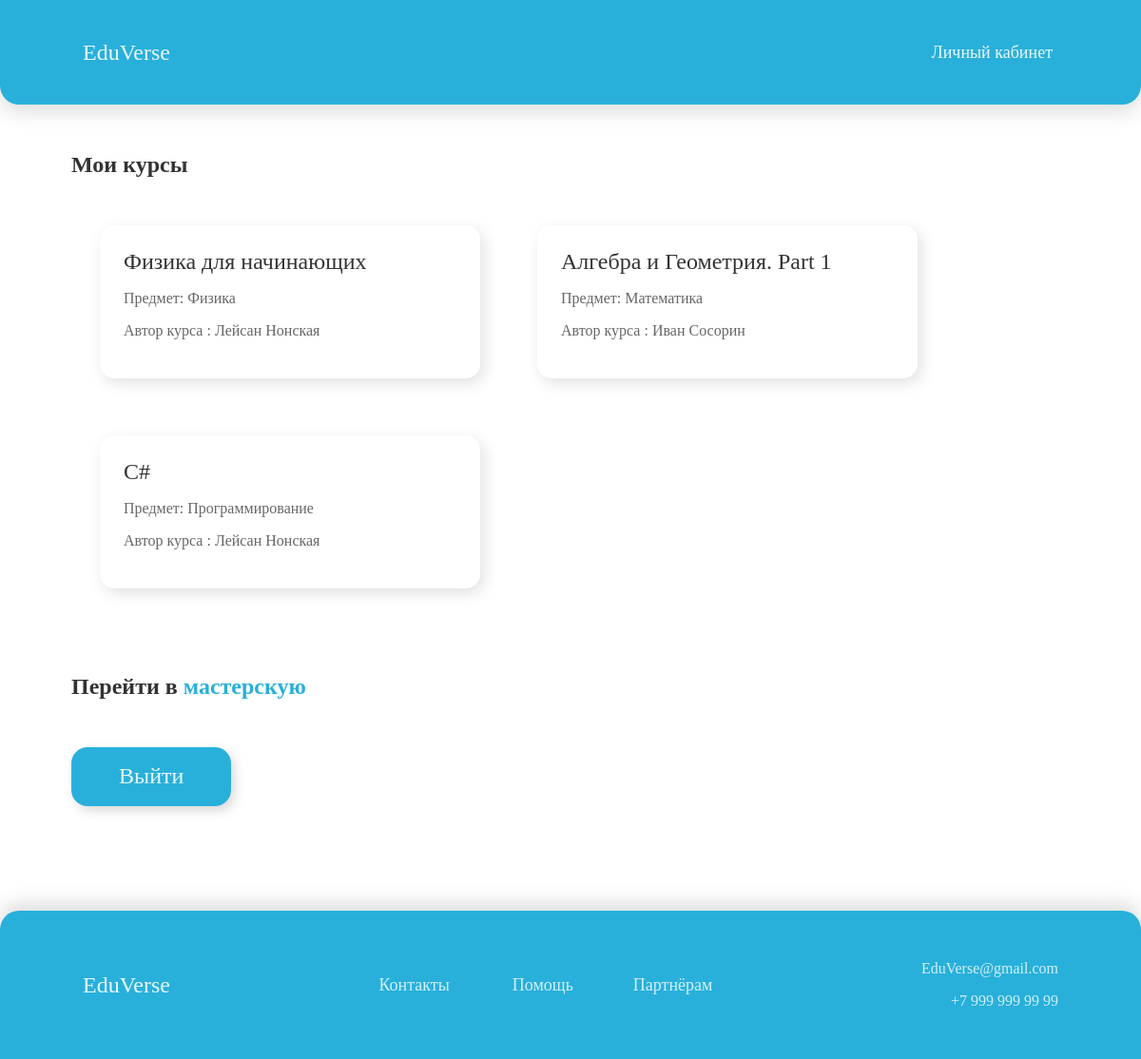
The page /students/courses/ (signed in) on the database its author committed.
### courses/models.py (models this page shows, shortened)
class Course(models.Model):
    owner = models.ForeignKey(User,
                              related_name='courses_created',
                              on_delete=models.CASCADE)
    subject = models.ForeignKey(Subject,
                                related_name='courses',
                                on_delete=models.CASCADE)
    title = models.CharField(max_length=200)
    slug = models.SlugField(max_length=200, unique=True)
    overview = models.TextField()
    created = models.DateTimeField(auto_now_add=True)
    students = models.ManyToManyField(User,
                                      related_name='courses_joined',
                                      blank=True)
    class Meta:
        ordering = ['-created']

class Subject(models.Model):
    title = models.CharField(max_length=200)
    slug = models.SlugField(max_length=200, unique=True)
    class Meta:
        ordering = ['title']
    def __str__(self):
        return self.title

### students/views.py (the view)
class StudentCourseListView(LoginRequiredMixin, ListView):
    model = Course
    template_name = 'students/course/list.html'
    def get_queryset(self):
        qs = super().get_queryset()
        return qs.filter(students__in=[self.request.user])

### students/templates/students/course/list.html (shortened to what this page needs)
{% extends "base.html" %}
{% block content %}
<div class="main_courses_div">
  <h2 style="color: rgba(0,0,0,0.8);">Мои курсы</h2>
<div class="all_courses">
    {% for course in object_list %}
  <div class="course">
      <div class="course-info">
        <a style="margin-bottom: 15px;"class="course_card_title" href='{% url "student_course_detail" course.id %}'>{{ course.title }}</a>
         <p class="course_text">
          Предмет: {{ course.subject }}
        </p>
        <p class="course_text">Автор курса : {{ course.owner.get_full_name }}</p>
      </div>
    </div>
    {% endfor %}
</div>
</div>
<div class="main_courses_div" style="margin-bottom: 50px;">
    {% if request.user.groups.all.0.name == 'instructors' %}
    <h2 style="color: rgba(0,0,0,0.8);">
        Перейти в <a style="color: #28B0DB;" href='{% url "course:manage_course_list" %}'>мастерскую</a>
    </h2>
    {% endif %}
    <a class="standart_btn" style="height: 28px;margin-top: 30px;margin-bottom: 60px;" href="{% url 'logout' %}">Выйти</a>
</div>
{% endblock %}

### courses/static/base.css (style rules this page uses)
html { height: 100%; overflow-x: hidden; }
body { height: 100%; margin: 0; font-family: Gilroy-Medium; font-weight: 500; }
a { text-decoration: none; }
.main_courses_div { margin-top: 50px; margin-left: 75px; }
.all_courses { flex: 2 1 auto; flex-wrap: wrap; flex-flow: row wrap; display:flex; max-width: 100%; margin-bottom: 60px; }
.course { border-radius: 15px; background: #FFF; box-shadow: 4px 5px 16px 0px rgba(0, 0, 0, 0.12); padding: 25px; display: block; margin: 30px; width: 350px; }
.course_text { color: rgba(0, 0, 0, 0.60); font-family: Gilroy; font-size: 16px; font-style: normal; font-weight: 500; line-height: normal; }
.course_card_title { color: rgba(0, 0, 0, 0.80); font-size: 24px; font-weight: 500; }
.standart_btn { border: 0; border-radius: 17px; background: #28B0DB; height: 62px; box-shadow: 4px 5px 12px 0px rgba(0, 0, 0, 0.15); color: rgba(255, 255, 255, 0.90); font-family: Gilroy; font-size: 24px; font-style: normal; font-weight: 500; line-height: normal; display: inline-flex; padding: 17px 50px; justify-content: center; align-items: center; gap: 10px; transition: all 0.3s ease 0s; }

### rows shown on the page
Course: title "Физика для начинающих", subject "Физика", owner.get_full_name "Лейсан Нонская"
Course: title "Алгебра и Геометрия. Part 1", subject "Математика", owner.get_full_name "Иван Сосорин"
Course: title "C#", subject "Программирование", owner.get_full_name "Лейсан Нонская"
